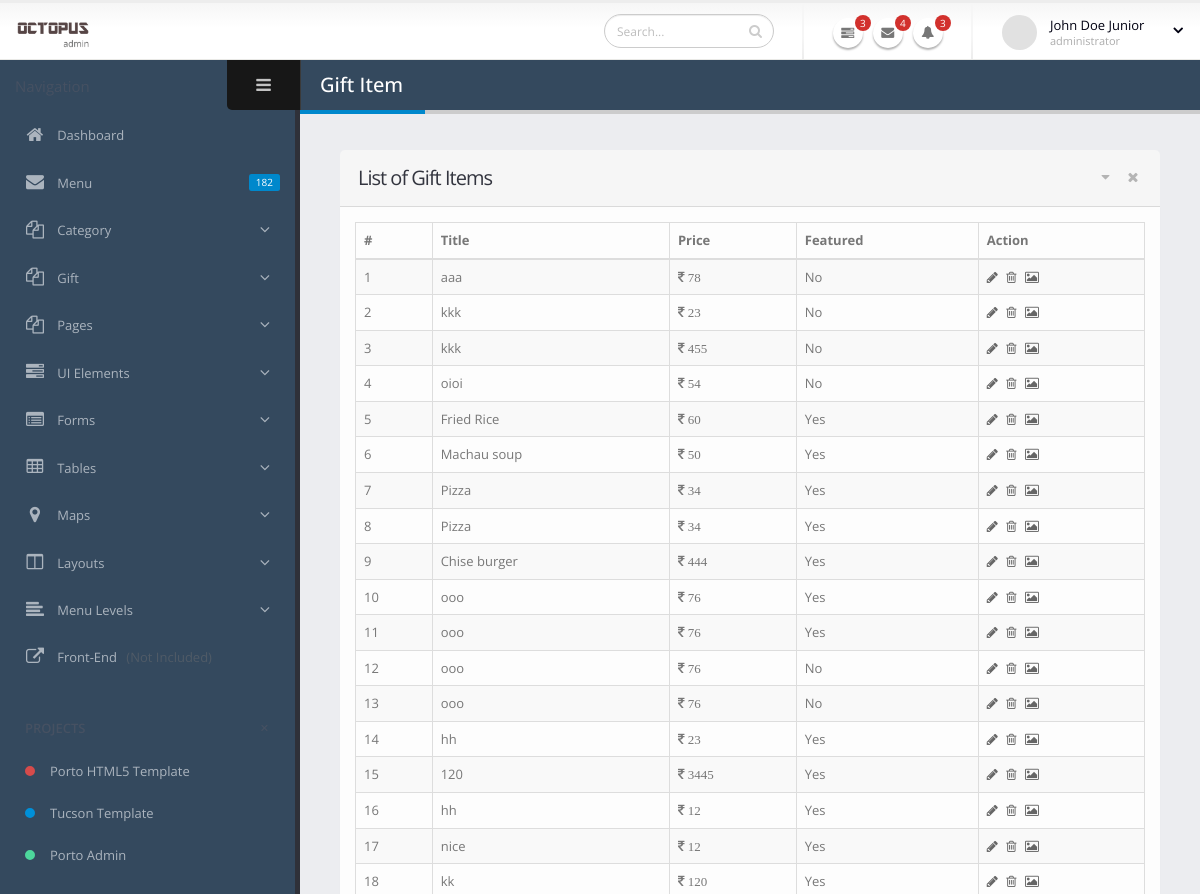
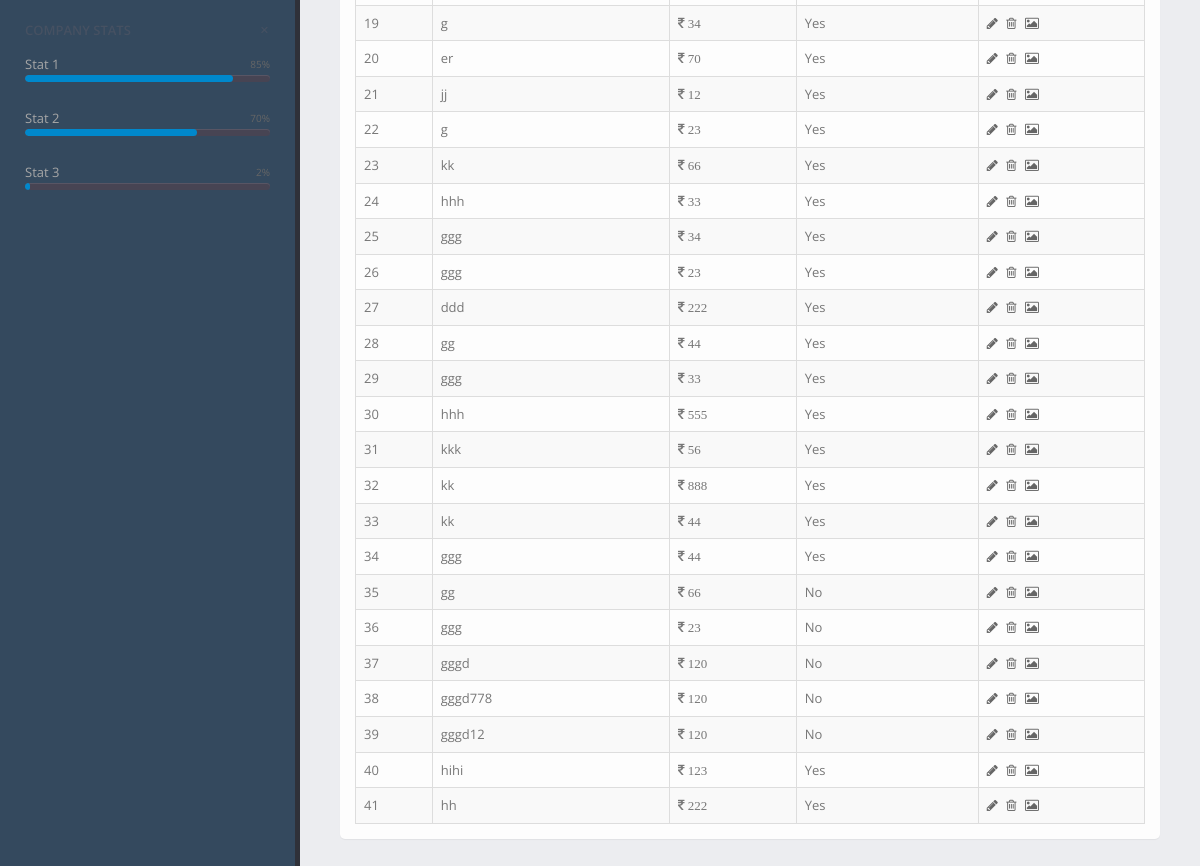
Before: /index.php/admin/gift with the older database file (2 pictures, top to bottom).
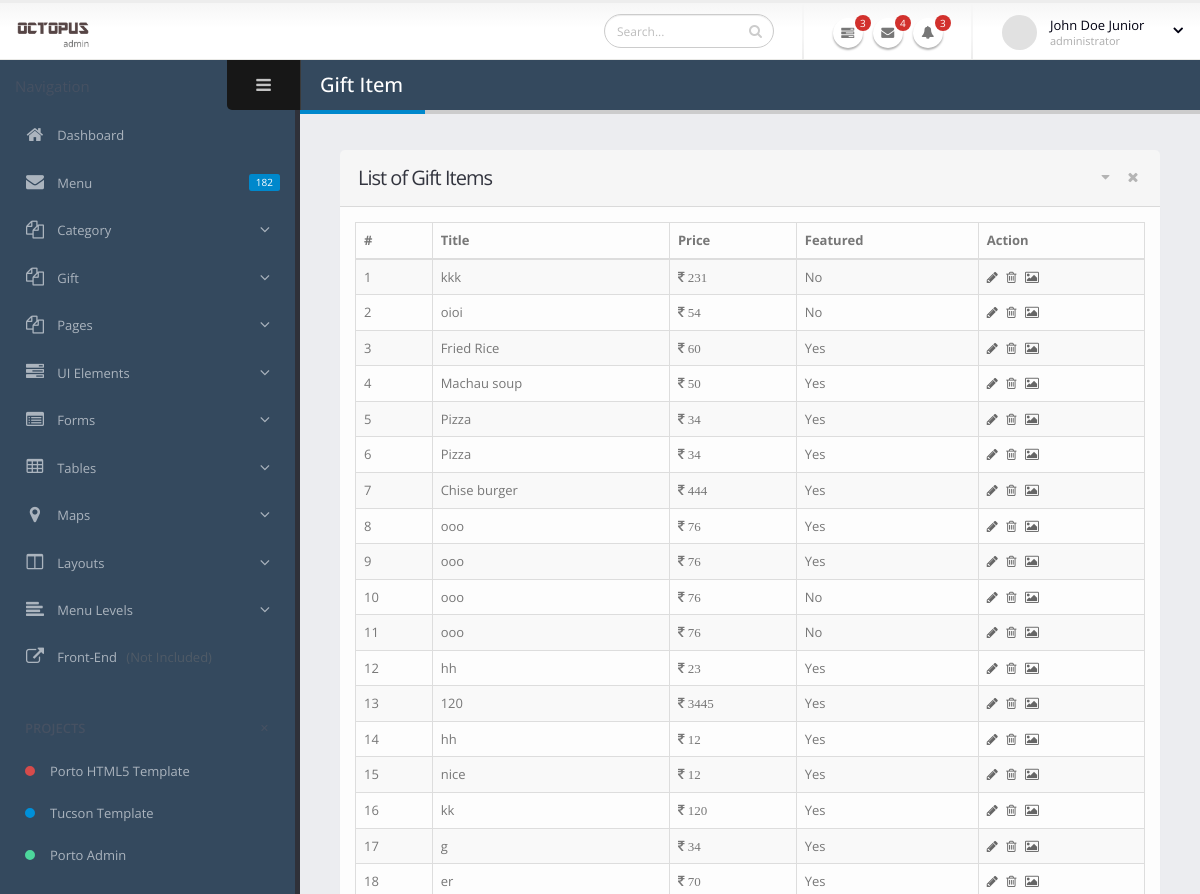
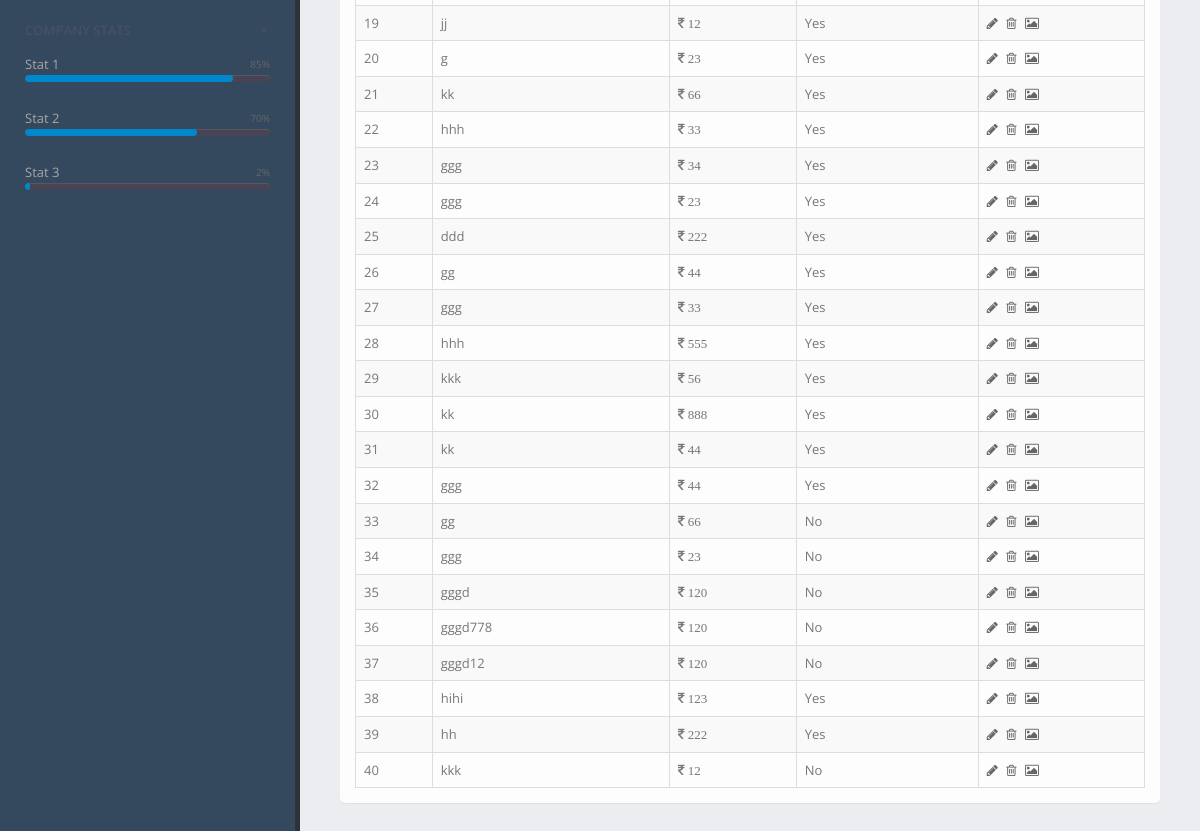
After: the same page with the newer database file (2 pictures, top to bottom).
### tables this page shows
CREATE TABLE `gift` (
  `gift_id` int(11) NOT NULL,
  `title` varchar(50) NOT NULL,
  `description` text NOT NULL,
  `price` int(11) NOT NULL,
  `featured` tinyint(1) NOT NULL,
  `image` text NOT NULL
);

### application/controllers/admin/Gift.php (called while the page is built, shortened)
<?php
class Gift extends CI_Controller {
    public function index() {
        $result['gift'] = $this->Gift_model->get_all();
        $this->load->view('admin/header');
        $this->load->view('admin/sidebar');
        $this->load->view('admin/gift_list', $result);
        $this->load->view('admin/footer');
    }
}

### index.php (called while the page is built, shortened)
<?php
require_once BASEPATH.'core/CodeIgniter.php';

### application/models/Gift_model.php (called while the page is built, shortened)
<?php
class Gift_model extends CI_Model {
    public function get_all() {
        $query = $this->db->get('gift');
        return $query->result();
    }
}

### application/views/admin/gift_list.php (the view, shortened to what this page needs)
<section role="main" class="content-body">
    <header class="page-header">
        <h2>Gift Item</h2>
    </header>
    <section class="panel">
        <header class="panel-heading">
            <div class="panel-actions">
                <a href="#" class="fa fa-caret-down"></a>
                <a href="#" class="fa fa-times"></a>
            </div>
            <h2 class="panel-title">List of Gift Items</h2>
        </header>
        <div class="panel-body">
            <table class="table table-bordered table-striped mb-none" id="datatable-default">
                <thead>
                    <tr>
                        <th>#</th>
                        <th>Title</th>
                        <th>Price</th>
                        <th>Featured</th>
                        <th>Action</th>
                    </tr>
                </thead>
                <tbody>
                    <?php
                    $srno = 1;
                    foreach ($gift as $g) {
                        ?>
                        <tr>
                            <td><?php echo $srno ?></td>
                            <td><?php echo $g->title ?></td>
                            <td><span class="fa fa-rupee"> <?php echo $g->price ?></span></td>
                            <td><?php
                                if ($g->featured == true) {
                                    echo 'Yes';
                                } else {
                                    echo 'No';
                                }
                                ?></td>
                            <td class="actions">
                                <a href="<?php echo base_url() ?>admin/gift/edit?id=<?php echo $g->gift_id ?>"><i class="fa fa-pencil"></i></a>
                                <a onclick="return confirm('Do you really want to delete this record?')" href="<?php echo base_url() ?>admin/gift/delete?id=<?php echo $g->gift_id ?>"><i class="fa fa-trash-o"></i></a>
                                <a href="<?php echo base_url() ?>admin/gift/gallery?id=<?php echo $g->gift_id ?>"><i class="fa fa-image"></i></a>
                            </td>
                        </tr>
                        <?php
                        $srno++;
                    }
                    ?>
                </tbody>
            </table>
        </div>
    </section>
</section>

### application/views/admin/header.php (shortened to what this page needs)
<!doctype html>
<html class="fixed">
    <head>
        <link rel="stylesheet" href="<?php echo base_url() ?>assets/admin/vendor/bootstrap/css/bootstrap.css" />
        <link rel="stylesheet" href="<?php echo base_url() ?>assets/admin/vendor/font-awesome/css/font-awesome.css" />
        <link rel="stylesheet" href="<?php echo base_url() ?>assets/admin/vendor/magnific-popup/magnific-popup.css" />
        <link rel="stylesheet" href="<?php echo base_url() ?>assets/admin/vendor/bootstrap-datepicker/css/datepicker3.css" />
        <link rel="stylesheet" href="<?php echo base_url() ?>assets/admin/vendor/select2/select2.css" />
        <link rel="stylesheet" href="<?php echo base_url() ?>assets/admin/vendor/jquery-datatables-bs3/assets/css/datatables.css" />
        <link rel="stylesheet" href="<?php echo base_url() ?>assets/admin/stylesheets/theme.css" />
        <link rel="stylesheet" href="<?php echo base_url() ?>assets/admin/stylesheets/skins/default.css" />
        <link rel="stylesheet" href="<?php echo base_url() ?>assets/admin/stylesheets/theme-custom.css">
        <link rel="stylesheet" href="<?php echo base_url() ?>assets/admin/vendor/dropzone/css/basic.css" />
        <link rel="stylesheet" href="<?php echo base_url() ?>assets/admin/vendor/dropzone/css/dropzone.css" />
    </head>
    <body>
        <section class="body">
            <header class="header">
                <div class="logo-container">
                    <a href="../" class="logo">
                        <img src="<?php echo base_url() ?>assets/admin/images/logo.png" height="35" alt="Porto Admin" />
                    </a>
                </div>
                <div class="header-right">
                    <form action="pages-search-results.html" class="search nav-form">
                        <div class="input-group input-search">
                            <input type="text" class="form-control" name="q" id="q" placeholder="Search...">
                            <span class="input-group-btn">
                                <button class="btn btn-default" type="submit"><i class="fa fa-search"></i></button>
                            </span>
                        </div>
                    </form>
                    <span class="separator"></span>
                    <ul class="notifications">
                        <li>
                            <a href="#" class="dropdown-toggle notification-icon" data-toggle="dropdown">
                                <i class="fa fa-tasks"></i>
                                <span class="badge">3</span>
                            </a>
                        </li>
                        <li>
                            <a href="#" class="dropdown-toggle notification-icon" data-toggle="dropdown">
                                <i class="fa fa-envelope"></i>
                                <span class="badge">4</span>
                            </a>
                        </li>
                        <li>
                            <a href="#" class="dropdown-toggle notification-icon" data-toggle="dropdown">
                                <i class="fa fa-bell"></i>
                                <span class="badge">3</span>
                            </a>
                        </li>
                    </ul>
                    <span class="separator"></span>
                    <div id="userbox" class="userbox">
                        <a href="#" data-toggle="dropdown">
                            <figure class="profile-picture">
                                <img src="<?php echo base_url() ?>assets/admin/images/!logged-user.jpg" alt="Joseph Doe" class="img-circle" data-lock-picture="assets/images/!logged-user.jpg" />
                            </figure>
                            <div class="profile-info" data-lock-name="John Doe" data-lock-email="johndoe@okler.com">
                                <span class="name">John Doe Junior</span>
                                <span class="role">administrator</span>
                            </div>
                            <i class="fa custom-caret"></i>
                        </a>
                    </div>
                </div>
            </header>

### application/views/admin/sidebar.php (shortened to what this page needs)
<div class="inner-wrapper">
    <aside id="sidebar-left" class="sidebar-left">
        <div class="sidebar-header">
            <div class="sidebar-title">
            </div>
            <div class="sidebar-toggle hidden-xs" data-toggle-class="sidebar-left-collapsed" data-target="html" data-fire-event="sidebar-left-toggle">
                <i class="fa fa-bars" aria-label="Toggle sidebar"></i>
            </div>
        </div>
        <div class="nano">
            <div class="nano-content">
                <nav id="menu" class="nav-main" role="navigation">
                    <ul class="nav nav-main">
                        <li>
                            <a href="<?php echo base_url() ?>admin/dashboard">
                                <i class="fa fa-home" aria-hidden="true"></i>
                                <span>Dashboard</span>
                            </a>
                        </li>
                        <li>
                            <a href="<?php echo base_url() ?>admin/menu">
                                <span class="pull-right label label-primary">182</span>
                                <i class="fa fa-envelope" aria-hidden="true"></i>
                                <span>Menu</span>
                            </a>
                        </li>
                        <li class="nav-parent">
                            <a>
                                <i class="fa fa-copy" aria-hidden="true"></i>
                                <span>Category</span>
                            </a>
                        </li>
                        <li class="nav-parent">
                            <a>
                                <i class="fa fa-copy" aria-hidden="true"></i>
                                <span>Gift</span>
                            </a>
                        </li>
                        <li class="nav-parent">
                            <a>
                                <i class="fa fa-copy" aria-hidden="true"></i>
                                <span>Pages</span>
                            </a>
                        </li>
                        <li class="nav-parent">
                            <a>
                                <i class="fa fa-tasks" aria-hidden="true"></i>
                                <span>UI Elements</span>
                            </a>
                        </li>
                        <li class="nav-parent">
                            <a>
                                <i class="fa fa-list-alt" aria-hidden="true"></i>
                                <span>Forms</span>
                            </a>
                        </li>
                        <li class="nav-parent">
                            <a>
                                <i class="fa fa-table" aria-hidden="true"></i>
                                <span>Tables</span>
                            </a>
                        </li>
                        <li class="nav-parent">
                            <a>
                                <i class="fa fa-map-marker" aria-hidden="true"></i>
                                <span>Maps</span>
                            </a>
                        </li>
                        <li class="nav-parent">
                            <a>
                                <i class="fa fa-columns" aria-hidden="true"></i>
                                <span>Layouts</span>
                            </a>
                        </li>
                        <li class="nav-parent">
                            <a>
                                <i class="fa fa-align-left" aria-hidden="true"></i>
                                <span>Menu Levels</span>
                            </a>
                        </li>
                        <li>
                            <a href="http://themeforest.net/item/porto-responsive-html5-template/4106987?ref=Okler" target="_blank">
                                <i class="fa fa-external-link" aria-hidden="true"></i>
                                <span>Front-End <em class="not-included">(Not Included)</em></span>
                            </a>
                        </li>
                    </ul>
                </nav>
                <hr class="separator" />
                <div class="sidebar-widget widget-tasks">
                    <div class="widget-header">
                        <h6>Projects</h6>
                        <div class="widget-toggle">+</div>
                    </div>
                    <div class="widget-content">
                        <ul class="list-unstyled m-none">
                            <li><a href="#">Porto HTML5 Template</a></li>
                            <li><a href="#">Tucson Template</a></li>
                            <li><a href="#">Porto Admin</a></li>
                        </ul>
                    </div>
                </div>
                <hr class="separator" />
                <div class="sidebar-widget widget-stats">
                    <div class="widget-header">
                        <h6>Company Stats</h6>
                        <div class="widget-toggle">+</div>
                    </div>
                    <div class="widget-content">
                        <ul>
                            <li>
                                <span class="stats-title">Stat 1</span>
                                <span class="stats-complete">85%</span>
                                <div class="progress">
                                    <div class="progress-bar progress-bar-primary progress-without-number" role="progressbar" aria-valuenow="85" aria-valuemin="0" aria-valuemax="100" style="width: 85%;">
                                    </div>
                                </div>
                            </li>
                            <li>
                                <span class="stats-title">Stat 2</span>
                                <span class="stats-complete">70%</span>
                                <div class="progress">
                                    <div class="progress-bar progress-bar-primary progress-without-number" role="progressbar" aria-valuenow="70" aria-valuemin="0" aria-valuemax="100" style="width: 70%;">
                                    </div>
                                </div>
                            </li>
                            <li>
                                <span class="stats-title">Stat 3</span>
                                <span class="stats-complete">2%</span>
                                <div class="progress">
                                    <div class="progress-bar progress-bar-primary progress-without-number" role="progressbar" aria-valuenow="2" aria-valuemin="0" aria-valuemax="100" style="width: 2%;">
                                    </div>
                                </div>
                            </li>
                        </ul>
                    </div>
                </div>
            </div>
        </div>
    </aside>

### application/views/admin/footer.php (shortened to what this page needs)
</div>
</section>
</body>
</html>

### assets/admin/stylesheets/skins/default.css (style rules this page uses)
a, .btn-link { color: #0088cc; }
.label-primary { background: #0088cc; }
.page-header h2 { border-bottom-color: #0088cc; }
.progress-bar { background-color: #0088cc; }
.progress .progress-bar-primary { background-color: #0088cc; }
.sidebar-widget.widget-tasks ul li:before { border-color: #0088cc; }
.notifications .notification-menu:before, .notifications .notification-icon:before { border-bottom-color: #0088cc; }

Changed rows visible on the page:
removed gift: title "aaa", price "78", featured "No"
removed gift: title "kkk", price "455", featured "No"
changed gift (number 1 of 40 on the later page): price "23" → "231"
added gift: title "kkk", price "12", featured "No"
